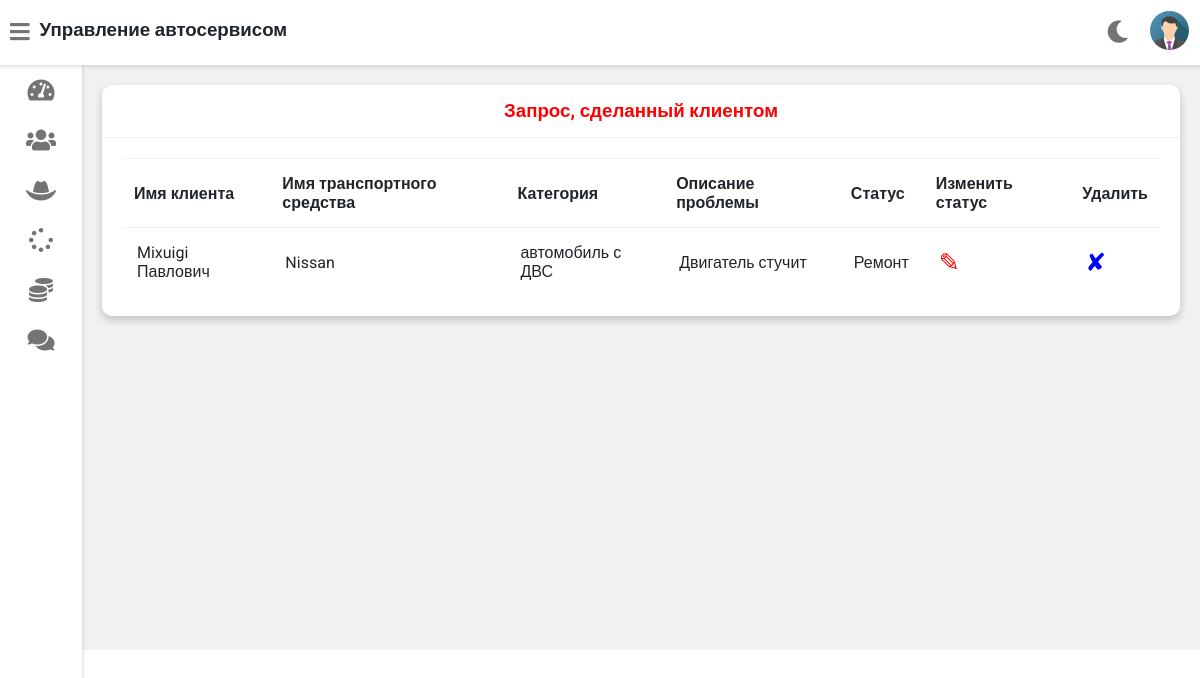
The app's page /admin-view-request (signed in) with its own data.
### vehicle/models.py (models this page shows, shortened)
class Customer(models.Model):
    user = models.OneToOneField(User, on_delete=models.CASCADE)
    profile_pic = models.ImageField(upload_to='profile_pic/CustomerProfilePic/', null=True, blank=True)
    address = models.CharField(max_length=40)
    mobile = models.CharField(max_length=20, null=False)
    @property
    def get_name(self):
        return self.user.first_name + " " + self.user.last_name

class Request(models.Model):
    cat = (('грузовик больше 3.5т', 'грузовик больше 3.5т'),
           ('грузовик меньше 3.5т', 'грузовик меньше 3.5т'),
           ('электрокар', 'электрокар'),
           ('гибридное авто', 'гибридное авто'),
           ('автомобиль с ДВС', 'автомобиль с ДВС'))
    category = models.CharField(max_length=50, choices=cat)
    vehicle_no = models.CharField(max_length=40, null=False)
    vehicle_name = models.CharField(max_length=40, null=False)
    vehicle_model = models.CharField(max_length=40, null=False)
    vehicle_brand = models.CharField(max_length=40, null=False)
    problem_description = models.CharField(max_length=500, null=False)
    date = models.DateField(auto_now=True)
    cost = models.PositiveIntegerField(null=True)
    customer = models.ForeignKey('Customer', on_delete=models.CASCADE, null=True)
    mechanic = models.ForeignKey('Mechanic', on_delete=models.CASCADE, null=True)
    stat = (
        ('В ожидании', 'В ожидании'), ('Одобрено', 'Одобрено'), ('Ремонт', 'Ремонт'),
        ('Отремонтировано', 'Отремонтировано'),
        ('Можно забирать', 'Можно забирать'))
    status = models.CharField(max_length=50, choices=stat, default='В ожидании', null=True)

### vehicle/views.py (the view)
# urls.py: path('admin-view-request', views.admin_view_request_view, name='admin-view-request'),
@login_required(login_url='adminlogin')
def admin_view_request_view(request):
    enquiry = models.Request.objects.all().order_by('-id')
    customers = []
    for enq in enquiry:
        customer = models.Customer.objects.get(id=enq.customer_id)
        customers.append(customer)
    return render(request, 'vehicle/admin_view_request.html', {'data': zip(customers, enquiry)})

### templates/vehicle/admin_view_request.html
{% extends 'vehicle/adminbase.html' %}
{% block content %}
	<div class="wrapper">
		<div class="row">
			<div class="col-12 col-m-12 col-sm-12">
				<div class="card">
					<div class="card-header">
						<h3 style="color:red; text-align:center" >Запрос, сделанный клиентом
						</h3>
					</div>
					<div class="card-content">
						<table>
							<thead>
                <tr>
                  <th>Имя клиента</th>
                  <th>Имя транспортного средства</th>
                  <th>Категория</th>
                  <th>Описание проблемы</th>
                  <th>Статус</th>
                  <th>Изменить статус</th>
                  <th>Удалить</th>
                </tr>
							</thead>
							<tbody>
                {% for c,r in data %}
                <tr>
                  <td> {{c.get_name}}</td>
                  <td> {{r.vehicle_name}}</td>
                  <td>{{r.category}}</td>
                  <td>{{r.problem_description}}</td>
                  <td>{{r.status}}</td>
                  <td><a  style="color:red; text-decoration:none;font-size:25px;" href="{% url 'change-status' r.id  %}">&#9998;</a></td>
                  <td><a style="color:blue; text-decoration:none;font-size:25px;"href="{% url 'admin-delete-request' r.id  %}">&#10008;</a></td>
                </tr>
                {% endfor %}
							</tbody>
						</table>
					</div>
				</div>
			</div>
		</div>
<br><br><br><br><br><br><br><br><br><br><br><br><br><br><br><br>
	</div>
{% endblock content %}

### static/style.css (style rules this page uses)
:root { --primary-color: #4834d4; --success-color: #6ab04c; --warning-color: #f0932b; --danger-color: #eb4d4b; --light-color: #212529; --light-second-color: #727475; --light-background: #ffffff; --light-second-background: #f1f1f1; --dark-color: #909090; --dark-second-color: #f5f6fa; --dark-background: #23242D; --dark-second-background: #181818; }
.light { --main-bg-color: var(--light-background); --second-bg-color: var(--light-second-background); --main-color: var(--light-color); --second-color: var(--light-second-color); }
* { box-sizing: border-box; }
body { font-family: 'Roboto', sans-serif; background: var(--main-bg-color); color: var(--main-color); margin: 0; }
.wrapper { padding: 10px; margin-left: 82px; padding-top: 75px; background: var(--second-bg-color); transition: margin-left .5s; }
.row { display: flex; flex-wrap: wrap; flex-direction: row; }
.row:after, .row:before { box-sizing: border-box; }
[class*="col-"] { padding: 10px; }
@media only screen and (min-width: 600px) { .col-sm-12 { width: 100%; } }
@media only screen and (min-width: 768px) { .col-m-12 { width: 100%; } }
@media only screen and (min-width: 992px) { .col-12 { width: 100%; } }
.card { background: var(--main-bg-color); color: var(--main-color); border-radius: 10px; margin-bottom: 10px; box-shadow: 0 4px 8px 0 rgba(0,0,0,0.2); }
.card-header { padding: 15px 30px; border-bottom: 1px solid var(--second-bg-color); position: relative; }
.card-header h3 { margin: 0; }
.card-content { padding: 20px; overflow-x: auto; }
table { border-collapse: collapse; width: 100%; }
table td { border-top: 1px solid var(--second-bg-color); padding: 15px; }
table th { border-top: 1px solid var(--second-bg-color); border-bottom: 1px solid var(--second-bg-color); padding: 15px 12px; text-align: left; }

### records on screen
Customer: get_name "Mixuigi Павлович", vehicle_name "Nissan", category "автомобиль с ДВС", problem_description "Двигатель стучит", status "Ремонт"
